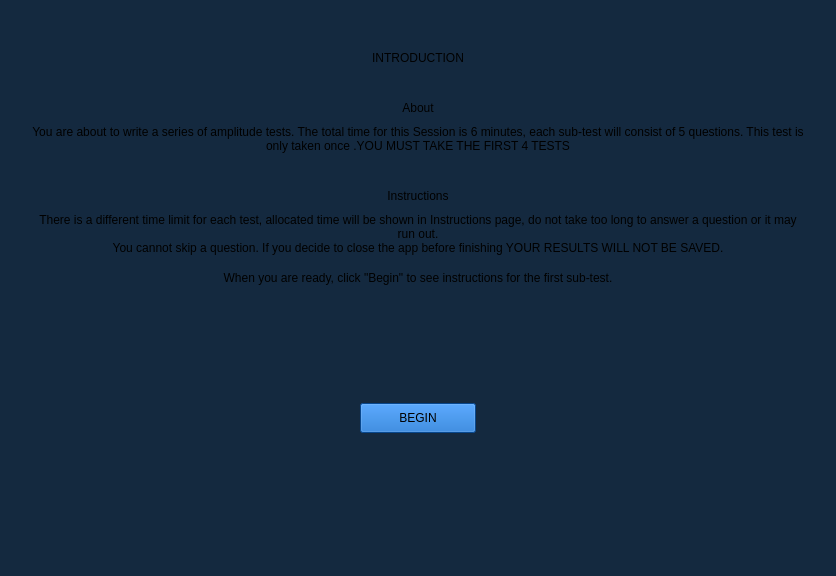
<?xml version="1.0" encoding="UTF-8"?>
<ui version="4.0">
 <class>introduction</class>
 <widget class="QWidget" name="introduction">
  <property name="geometry">
   <rect>
    <x>0</x>
    <y>0</y>
    <width>836</width>
    <height>576</height>
   </rect>
  </property>
  <property name="minimumSize">
   <size>
    <width>836</width>
    <height>576</height>
   </size>
  </property>
  <property name="maximumSize">
   <size>
    <width>836</width>
    <height>576</height>
   </size>
  </property>
  <property name="windowTitle">
   <string>Form</string>
  </property>
  <property name="styleSheet">
   <string notr="true">QWidget{
	background-color: rgb(20, 41, 63);
}

QLabel{
	font: 600 12pt &quot;Segoe UI&quot;;
}</string>
  </property>
  <layout class="QGridLayout" name="gridLayout">
   <item row="3" column="0">
    <layout class="QHBoxLayout" name="horizontalLayout">
     <property name="bottomMargin">
      <number>20</number>
     </property>
     <item>
      <spacer name="horizontalSpacer">
       <property name="orientation">
        <enum>Qt::Orientation::Horizontal</enum>
       </property>
       <property name="sizeHint" stdset="0">
        <size>
         <width>40</width>
         <height>20</height>
        </size>
       </property>
      </spacer>
     </item>
     <item>
      <widget class="QPushButton" name="beginBtn">
       <property name="cursor">
        <cursorShape>PointingHandCursor</cursorShape>
       </property>
       <property name="styleSheet">
        <string notr="true">font: 600 12pt &quot;Segoe UI&quot;;
background-color: rgb(11, 100, 197);
padding:7px;
width:100px;</string>
       </property>
       <property name="text">
        <string>BEGIN</string>
       </property>
       <property name="default">
        <bool>false</bool>
       </property>
       <property name="flat">
        <bool>false</bool>
       </property>
      </widget>
     </item>
     <item>
      <spacer name="horizontalSpacer_2">
       <property name="orientation">
        <enum>Qt::Orientation::Horizontal</enum>
       </property>
       <property name="sizeHint" stdset="0">
        <size>
         <width>40</width>
         <height>20</height>
        </size>
       </property>
      </spacer>
     </item>
    </layout>
   </item>
   <item row="2" column="0">
    <spacer name="verticalSpacer">
     <property name="orientation">
      <enum>Qt::Orientation::Vertical</enum>
     </property>
     <property name="sizeHint" stdset="0">
      <size>
       <width>20</width>
       <height>50</height>
      </size>
     </property>
    </spacer>
   </item>
   <item row="1" column="0">
    <layout class="QVBoxLayout" name="verticalLayout_3">
     <property name="leftMargin">
      <number>20</number>
     </property>
     <property name="rightMargin">
      <number>20</number>
     </property>
     <item>
      <layout class="QVBoxLayout" name="verticalLayout">
       <property name="spacing">
        <number>10</number>
       </property>
       <property name="topMargin">
        <number>30</number>
       </property>
       <property name="bottomMargin">
        <number>20</number>
       </property>
       <item>
        <widget class="QLabel" name="label_2">
         <property name="text">
          <string>About</string>
         </property>
         <property name="alignment">
          <set>Qt::AlignmentFlag::AlignCenter</set>
         </property>
        </widget>
       </item>
       <item>
        <widget class="QLabel" name="label_3">
         <property name="text">
          <string>You are about to write a series of amplitude tests. The total time for this Session is 6 minutes, each sub-test will consist of 5 questions. This test is only taken once .YOU MUST TAKE THE FIRST 4 TESTS</string>
         </property>
         <property name="scaledContents">
          <bool>false</bool>
         </property>
         <property name="alignment">
          <set>Qt::AlignmentFlag::AlignCenter</set>
         </property>
         <property name="wordWrap">
          <bool>true</bool>
         </property>
        </widget>
       </item>
      </layout>
     </item>
     <item>
      <layout class="QVBoxLayout" name="verticalLayout_2">
       <property name="spacing">
        <number>10</number>
       </property>
       <property name="topMargin">
        <number>10</number>
       </property>
       <property name="bottomMargin">
        <number>10</number>
       </property>
       <item>
        <widget class="QLabel" name="label_4">
         <property name="text">
          <string>Instructions</string>
         </property>
         <property name="alignment">
          <set>Qt::AlignmentFlag::AlignCenter</set>
         </property>
        </widget>
       </item>
       <item>
        <widget class="QLabel" name="label_5">
         <property name="text">
          <string>There is a different time limit for each test, allocated time will be shown in Instructions page, do not take too long to answer a question or it may run out. You cannot skip a question. If you decide to close the app before finishing YOUR RESULTS WILL NOT BE SAVED.</string>
         </property>
         <property name="alignment">
          <set>Qt::AlignmentFlag::AlignCenter</set>
         </property>
         <property name="wordWrap">
          <bool>true</bool>
         </property>
        </widget>
       </item>
      </layout>
     </item>
     <item>
      <widget class="QLabel" name="label_6">
       <property name="text">
        <string>When you are ready, click &quot;Begin&quot; to see instructions for the first sub-test.</string>
       </property>
       <property name="alignment">
        <set>Qt::AlignmentFlag::AlignCenter</set>
       </property>
       <property name="wordWrap">
        <bool>true</bool>
       </property>
      </widget>
     </item>
    </layout>
   </item>
   <item row="0" column="0">
    <widget class="QLabel" name="label">
     <property name="styleSheet">
      <string notr="true">font: 700 16pt &quot;Segoe UI&quot;;
margin-top:40px;</string>
     </property>
     <property name="text">
      <string>INTRODUCTION</string>
     </property>
     <property name="alignment">
      <set>Qt::AlignmentFlag::AlignCenter</set>
     </property>
    </widget>
   </item>
   <item row="4" column="0">
    <spacer name="verticalSpacer_2">
     <property name="orientation">
      <enum>Qt::Orientation::Vertical</enum>
     </property>
     <property name="sizeHint" stdset="0">
      <size>
       <width>20</width>
       <height>40</height>
      </size>
     </property>
    </spacer>
   </item>
  </layout>
 </widget>
 <resources/>
 <connections/>
</ui>
